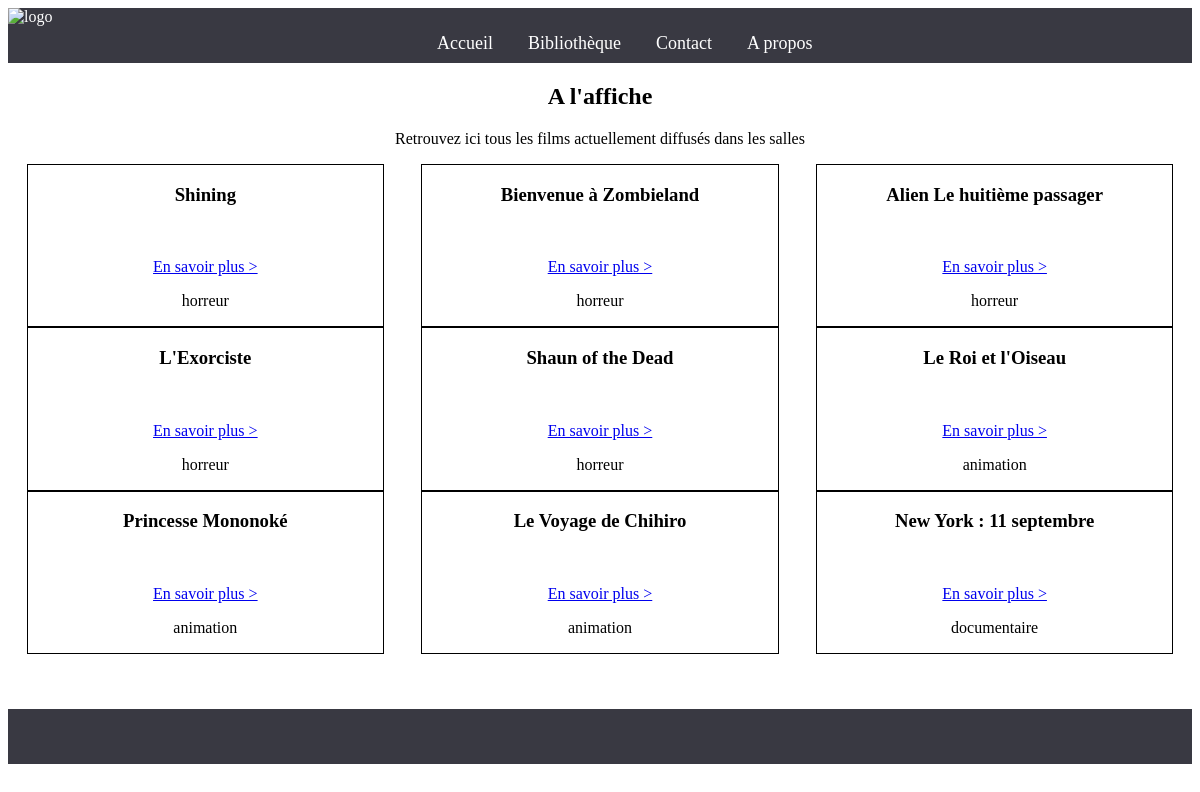
The page / on the database its author committed.
### tables this page shows
CREATE TABLE `films` (
  `movie_id` int(11) NOT NULL,
  `movie_title` varchar(255) NOT NULL,
  `movie_genre` varchar(255) NOT NULL,
  `movie_description` text NOT NULL
);

### include/connect.php (called while the page is built)
<?php
include 'database.php';
	try{
	$bdd = new PDO("mysql:host=$dbhost;dbname=$dbname;charset=utf8", $dbuser, $dbpass, array(PDO::ATTR_ERRMODE => PDO::ERRMODE_EXCEPTION));
	}
	catch (Exception $e)
	{
	        die('Erreur : ' . $e->getMessage());
	}
	$films = $bdd->query('SELECT * FROM films LIMIT 9');
 ?>

### index.php (the view, shortened to what this page needs)
<?php include("include/header.php") ?>
<div>
  <h2 class="center">A l'affiche</h2>
  <p class="center">Retrouvez ici tous les films actuellement diffusés dans les salles</p>
</div>
<section id="accueil">
  <?php
     while ($donnees = $films->fetch(PDO::FETCH_ASSOC))
      {
  ?>
    <div class="enfantAccueil">
      <h3><?php echo $donnees['movie_title']; ?></h3>
      <p><a href="#">En savoir plus ></a></p>
      <p><?php echo $donnees['movie_genre']; ?></p>
    </div>
<?
}
?>
</section>
<?php  include("include/footer.php")?>

### include/header.php (shortened to what this page needs)
<?php include('connect.php') ?>
<!DOCTYPE html>
<html lang="en">
<head>
<link rel="stylesheet" href="assets/style.css">
<link rel="stylesheet" href="assets/loader.css">
</head>
<body>
<header>
<section id="sectionHeader" >
      <img src="assets/affiche/logo_227x69.png" alt="logo">
    <div id="nav">
      <nav>
        <ul>
          <li><a href="index.php">Accueil</a></li>
          <li><a href="bibliotheque.php">Bibliothèque</a></li>
          <li><a href="contact.php">Contact</a></li>
          <li><a href="aPropos.php">A propos</a></li>
        </ul>
      </nav>
      </div>
</section>
</header>

### include/footer.php (shortened to what this page needs)
<footer>
</footer>
</body>
</html>

### assets/style.css (style rules this page uses)
.center { text-align: center; }
header { background-color: #393942; width: 100%; height: 55px; color: white; }
#sectionHeader { display:flex; }
#nav { margin: 0 auto; }
nav > ul { display:flex; }
nav > ul > li { text-decoration:none; list-style-type: none; color:white; margin-top: 9px; margin-right: 35px; }
nav > ul > li > a { color:white; font-size: 18px; text-decoration: none; }
#accueil { text-align:center; display:flex; justify-content:space-around; flex-wrap:wrap; width:100%; }
.enfantAccueil { width:30%; margin-left: 10px; margin-right: 10px; border: 1px solid; }
footer { width:100%; height:55px; background-color: #393942; margin-top: 55px; }

### rows shown on the page
films: movie_title "Shining", movie_genre "horreur"
films: movie_title "Bienvenue à Zombieland", movie_genre "horreur"
films: movie_title "Alien Le huitième passager", movie_genre "horreur"
films: movie_title "L'Exorciste", movie_genre "horreur"
films: movie_title "Shaun of the Dead", movie_genre "horreur"
films: movie_title "Le Roi et l'Oiseau", movie_genre "animation"
films: movie_title "Princesse Mononoké", movie_genre "animation"
films: movie_title "Le Voyage de Chihiro", movie_genre "animation"
films: movie_title "New York : 11 septembre", movie_genre "documentaire"
